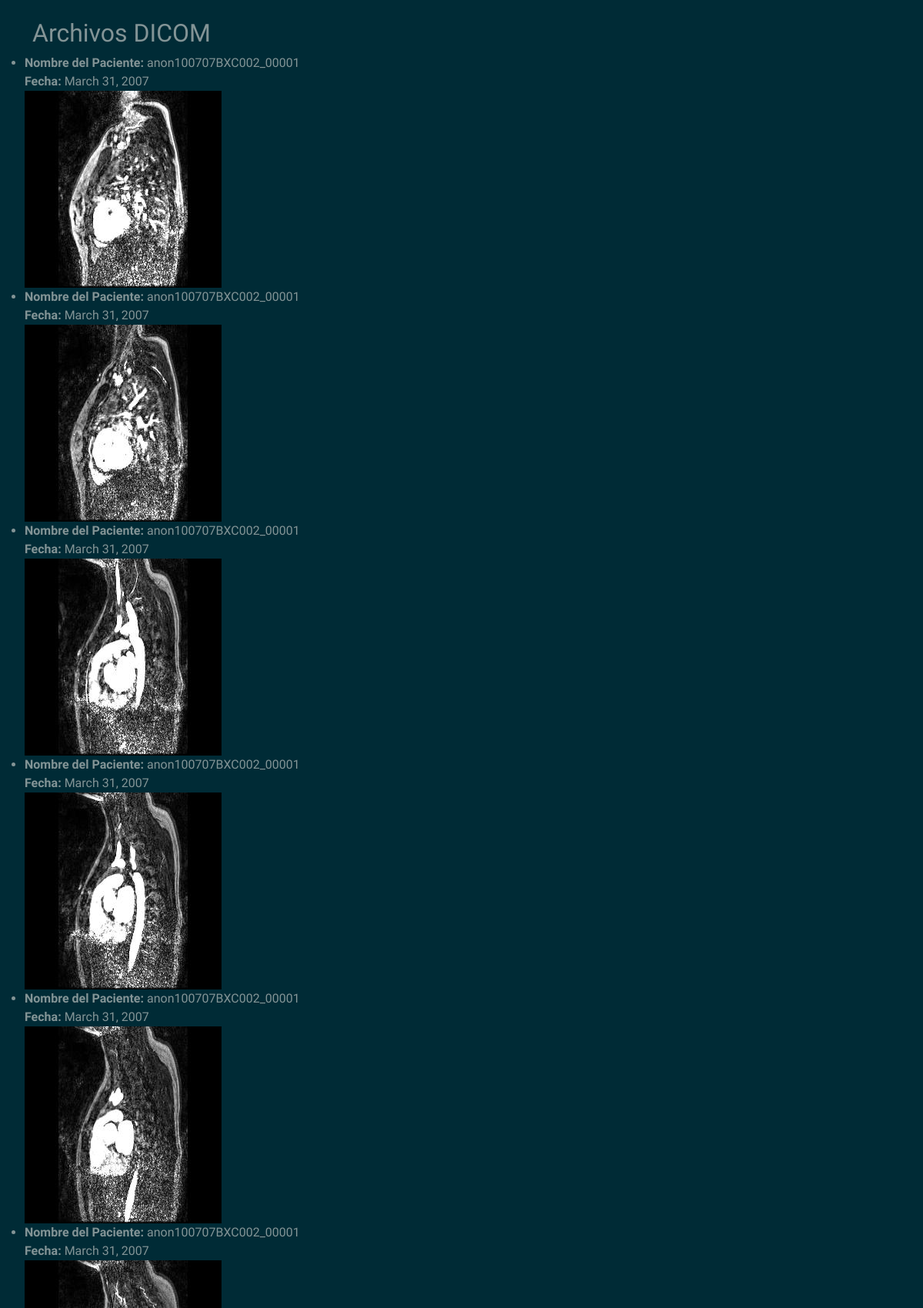
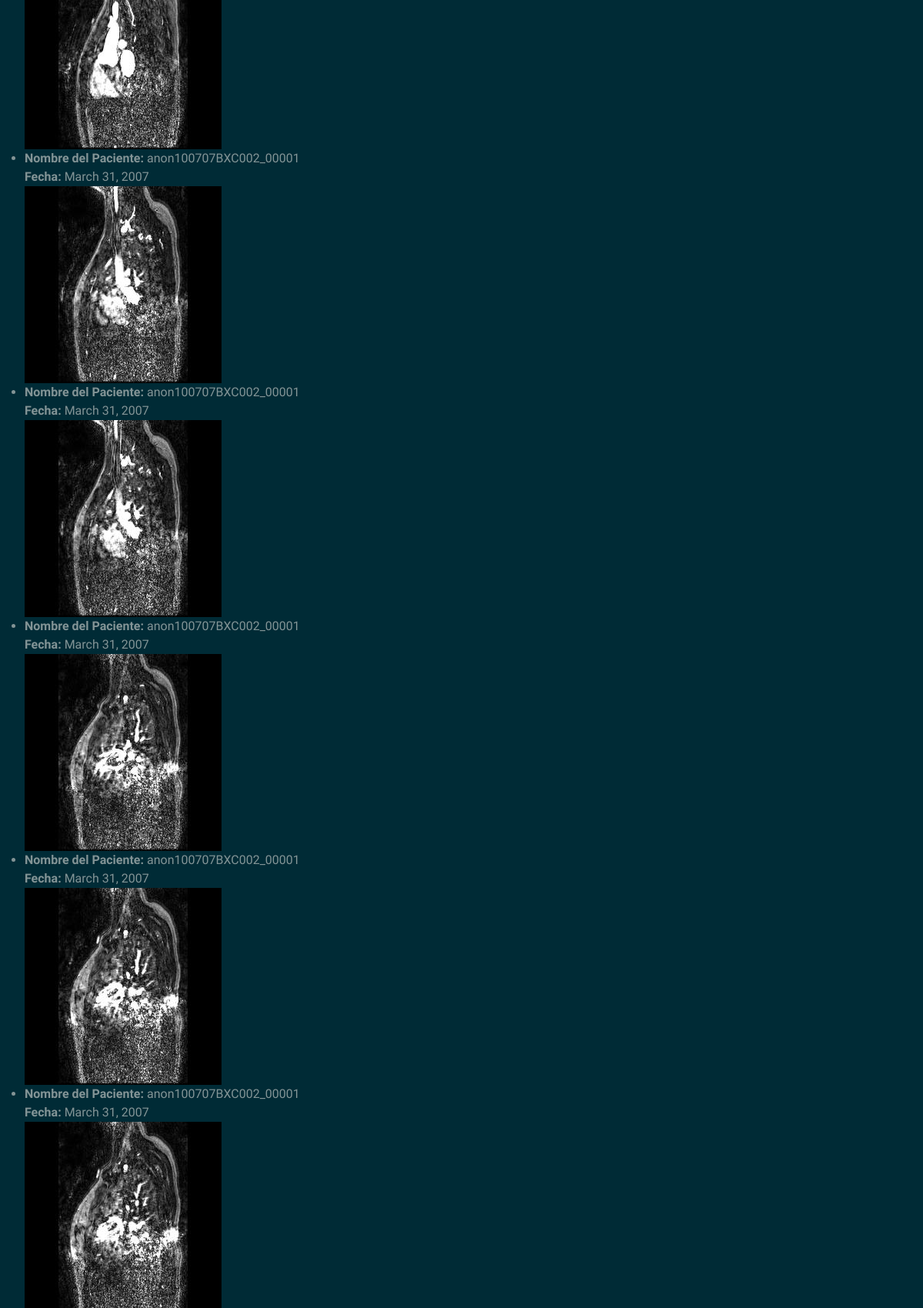
The app's page /session/ver/ (upper part) with its own data (2 pictures, top to bottom).
### session/models.py (models this page shows, shortened)
class ArchivoDicom(models.Model):
    archivo = models.FileField(upload_to='archivos_dicom/')
    nombre_paciente = models.CharField(max_length=255)
    fecha = models.DateField(null=True, blank=True)  # Permitir que la fecha sea nula
    nombre_estudio = models.CharField(max_length=255, null=True)
    genero = models.CharField(max_length=10, null=True)
    nombre_maquinaria = models.CharField(max_length=255, null=True)
    imagen_indexada = models.ImageField(upload_to='imagenes_indexadas/', null=True, blank=True)
    fecha_ingreso = models.DateField(auto_now_add=True)
    patient_id = models.CharField(max_length=255, null=True, blank=True)
    fecha_nacimiento = models.DateField(null=True, blank=True)
    study_instance_uid = models.CharField(max_length=255, null=True, blank=True)
    study_time = models.TimeField(null=True, blank=True)
    study_id = models.CharField(max_length=255, null=True, blank=True)
    series_instance_uid = models.CharField(max_length=255, null=True, blank=True)
    series_number = models.IntegerField(null=True, blank=True)
    modality = models.CharField(max_length=255, null=True, blank=True)
    manufacturer = models.CharField(max_length=255, null=True, blank=True)
    manufacturer_model_name = models.CharField(max_length=255, null=True, blank=True)
    institution_name = models.CharField(max_length=255, null=True, blank=True)
    sop_instance_uid = models.CharField(max_length=255, null=True, blank=True)
    instance_number = models.IntegerField(null=True, blank=True)
    image_position_patient = models.CharField(max_length=255, null=True, blank=True)
    image_orientation_patient = models.CharField(max_length=255, null=True, blank=True)
    protocol_name = models.CharField(max_length=255, null=True, blank=True)
    body_part_examined = models.CharField(max_length=255, null=True, blank=True)
    performing_physician_name = models.CharField(max_length=255, null=True, blank=True)
    operators_name = models.CharField(max_length=255, null=True, blank=True)
    rows = models.IntegerField(null=True, blank=True)
    columns = models.IntegerField(null=True, blank=True)
    bits_allocated = models.IntegerField(null=True, blank=True)
    bits_stored = models.IntegerField(null=True, blank=True)

### session/views.py (the view)
# urls.py: path('ver/', ver_archivos_dicom, name='ver_archivos_dicom'),
def ver_archivos_dicom(request):
    archivos_dicom = ArchivoDicom.objects.all()
    return render(request, 'ver_archivos_dicom.html', {'archivos_dicom': archivos_dicom})

### session/templates/ver_archivos_dicom.html (shortened to what this page needs)
<!DOCTYPE html>
<html lang="en">
<head>
    <link rel="stylesheet" type="text/css" href="https://bootswatch.com/5/solar/bootstrap.min.css">
</head>
<body>
    <br>
    <div class="container"><h2>Archivos DICOM</h2></div>
    <ul>
        {% for archivo_dicom in archivos_dicom %}
            <li>
                <strong>Nombre del Paciente:</strong> {{ archivo_dicom.nombre_paciente }}<br>
                <strong>Fecha:</strong> {{ archivo_dicom.fecha }}<br>
                <img src="{{ archivo_dicom.imagen_indexada.url }}" alt="Imagen Indexada"><br>
            </li>
        {% endfor %}
        <br>
    </ul>
</body>
</html>

### records on screen
ArchivoDicom: nombre_paciente "anon100707BXC002_00001", fecha "March 31, 2007", imagen_indexada (picture)
ArchivoDicom: nombre_paciente "anon100707BXC002_00001", fecha "March 31, 2007", imagen_indexada (picture)
ArchivoDicom: nombre_paciente "anon100707BXC002_00001", fecha "March 31, 2007", imagen_indexada (picture)
ArchivoDicom: nombre_paciente "anon100707BXC002_00001", fecha "March 31, 2007", imagen_indexada (picture)
ArchivoDicom: nombre_paciente "anon100707BXC002_00001", fecha "March 31, 2007", imagen_indexada (picture)
ArchivoDicom: nombre_paciente "anon100707BXC002_00001", fecha "March 31, 2007", imagen_indexada (picture)
ArchivoDicom: nombre_paciente "anon100707BXC002_00001", fecha "March 31, 2007", imagen_indexada (picture)
ArchivoDicom: nombre_paciente "anon100707BXC002_00001", fecha "March 31, 2007", imagen_indexada (picture)
ArchivoDicom: nombre_paciente "anon100707BXC002_00001", fecha "March 31, 2007", imagen_indexada (picture)
ArchivoDicom: nombre_paciente "anon100707BXC002_00001", fecha "March 31, 2007", imagen_indexada (picture)
ArchivoDicom: nombre_paciente "anon100707BXC002_00001", fecha "March 31, 2007", imagen_indexada (picture)
